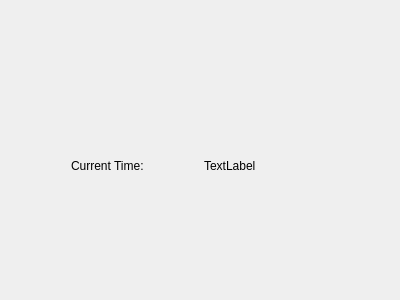
<?xml version="1.0" encoding="UTF-8"?>
<ui version="4.0">
 <class>Widget</class>
 <widget class="QWidget" name="Widget">
  <property name="geometry">
   <rect>
    <x>0</x>
    <y>0</y>
    <width>400</width>
    <height>300</height>
   </rect>
  </property>
  <property name="windowTitle">
   <string>Widget</string>
  </property>
  <widget class="QWidget" name="">
   <property name="geometry">
    <rect>
     <x>60</x>
     <y>110</y>
     <width>281</width>
     <height>111</height>
    </rect>
   </property>
   <layout class="QHBoxLayout" name="horizontalLayout">
    <item>
     <widget class="QLabel" name="label">
      <property name="text">
       <string>Current Time:</string>
      </property>
     </widget>
    </item>
    <item>
     <widget class="QLabel" name="label_2">
      <property name="text">
       <string>TextLabel</string>
      </property>
     </widget>
    </item>
   </layout>
  </widget>
 </widget>
 <layoutdefault spacing="6" margin="11"/>
 <resources/>
 <connections/>
</ui>
